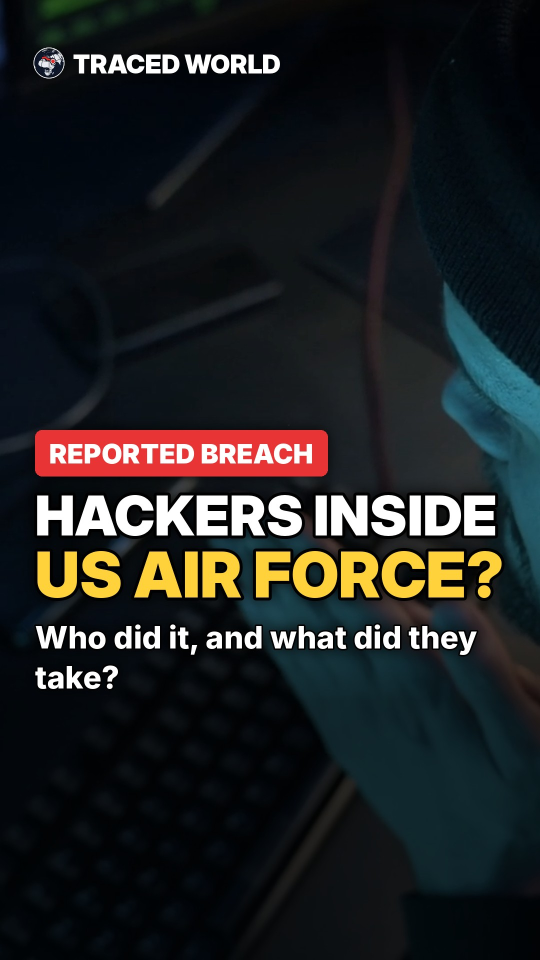
#> input picture traced-world-shorts/brief-28-nov/06-us-air-force-cloud-one-hack - THUMBNAIL.jpg, 1080 x 1920 px, given in place of mark_64.png, which was not available (shown at 1/2 size)
$ python thumbs.py 'brief-28-nov/06-us-air-force-cloud-one-hack - THUMBNAIL.jpg'
#> lines starting #> are read from the running program, lines starting #| are printed output that depends on the picture
### traced-world-shorts/render2.py
import json, math, subprocess, sys, os, wave
import numpy as np
from PIL import Image, ImageDraw, ImageFont, ImageFilter

W, H, FPS = 1080, 1920, 30
F = "/usr/share/fonts/opentype/inter/"
def font(name, size): return ImageFont.truetype(F + name, size)
NAVY0, NAVY1 = (7, 12, 24), (16, 28, 52)
RED, WHITE, MUTED, GOLD = (232, 52, 52), (245, 247, 250), (196, 206, 222), (255, 196, 70)
ML, MR = 84, 170  # margins (right side leaves room for Shorts buttons)
DUR = {"hook": 5.0, "text": 5.6, "stat": 5.0, "outro": 3.6}
FADE = 0.35

def ease(x): x = max(0, min(1, x)); return 1 - (1 - x) ** 3

def wrap(draw, text, fnt, maxw):
    words, lines, cur = text.split(), [], ""
    for w in words:
        t = (cur + " " + w).strip()
        if draw.textlength(t, font=fnt) <= maxw: cur = t
        else: lines.append(cur); cur = w
    lines.append(cur); return lines

# [12 lines left out: function base_bg, not called in this run]

# a fixed "traced route" that draws itself across the frame for the whole video
rng = np.random.default_rng(7)
ROUTE = [(-40, 1250)]
for i in range(14):
    px, py = ROUTE[-1]
    ROUTE.append((px + rng.uniform(60, 110), py + rng.uniform(-120, 90)))
# [7 lines left out: function route_upto, not called in this run]

def text_layer(d, xy, txt, fnt, rgb, a): d.text(xy, txt, font=fnt, fill=rgb + (int(255 * a),))

# [59 lines left out: function draw_scene, not called in this run]

_MARK = Image.open('/tmp/claude-0/-home-user-officialkeyshub/39654c7a-130c-5f84-a31f-97fde0cd2dfe/scratchpad/logo/mark_64.png').convert('RGBA')
# [58 lines left out: functions chrome, render_video, not called in this run]

CLIPS = os.path.join(os.path.dirname(os.path.abspath(__file__)), "clips")
TILES = os.path.join(os.path.dirname(os.path.abspath(__file__)), "tiles")
import glob, ssl, urllib.request
from concurrent.futures import ThreadPoolExecutor
def make_shade():
    a = np.zeros((H, 1), np.float32); y = np.linspace(0, 1, H)[:, None]
    a = 0.58 + 0.30 * np.clip(1 - y / 0.16, 0, 1) + 0.30 * np.clip((y - 0.62) / 0.2, 0, 1)
    a = np.clip(a, 0, 0.9)
    arr = np.zeros((H, W, 4), np.uint8); arr[..., :3] = (5, 9, 18); arr[..., 3] = (a * 255).astype(np.uint8)
    return Image.fromarray(arr, "RGBA")
SHADE = make_shade()
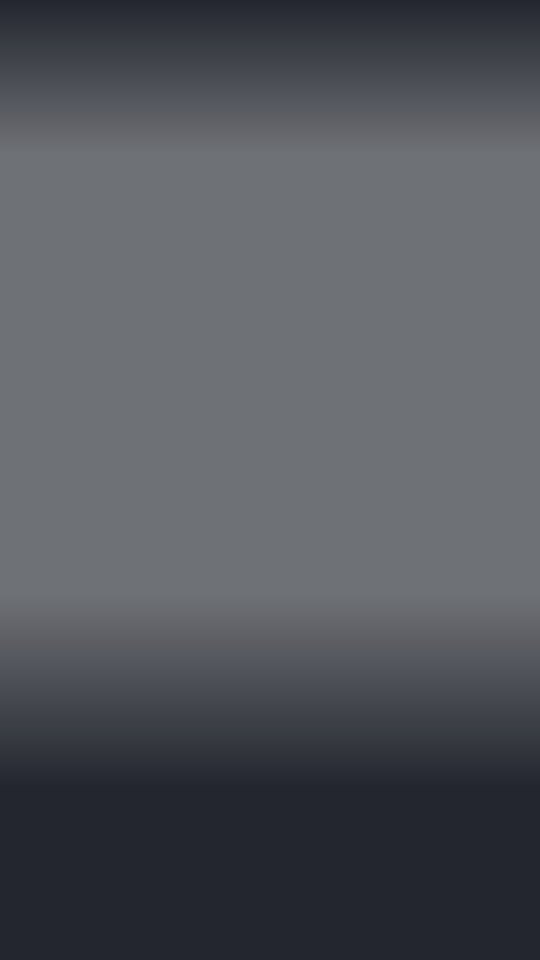
#> SHADE: PIL image 1080x1920 RGBA (shown at 1/2 size); mean R, G, B, A 5, 9, 18, 174.8; transparent parts drawn white
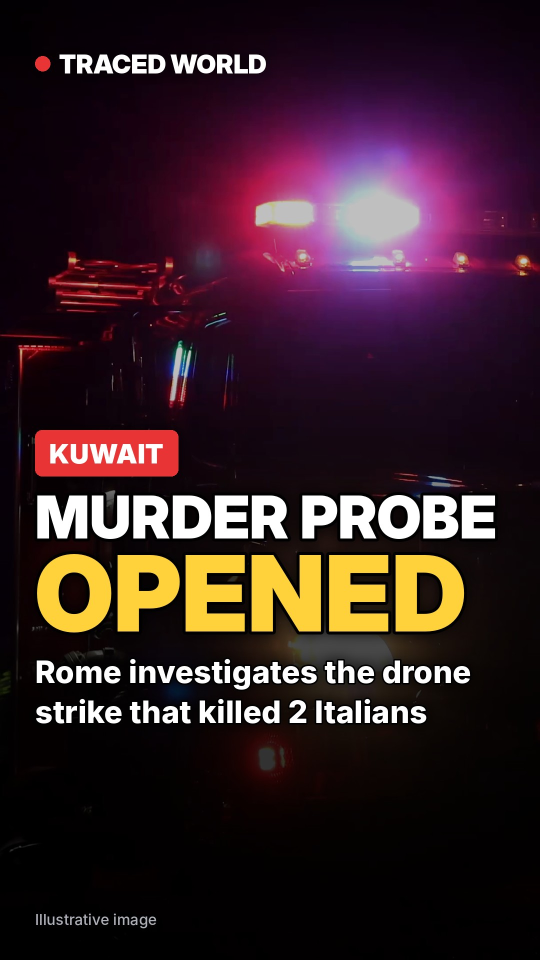
#> input picture traced-world-shorts/brief-28-nov/07-kuwait-drone-murder-probe - THUMBNAIL.jpg, 1080 x 1920 px, given in place of 10386895.png, which was not available (shown at 1/2 size)

class Clip:
    # [22 lines left out: functions __init__, frame, not called in this run]
    def decorate(self, d, t, dur):
        f = font("Inter-SemiBold.otf", 28); txt = "ILLUSTRATIVE FOOTAGE"
        d.text((W - ML - d.textlength(txt, font=f), 296), txt, font=f, fill=(200, 210, 225, 200))
    def close(self):
        self.p.stdout.close(); self.p.kill(); self.p.wait()

CTX = ssl.create_default_context(cafile="/root/.ccr/ca-bundle.crt") if os.path.exists("/root/.ccr/ca-bundle.crt") else None
# [13 lines left out: function tile, not called in this run]
PY = 1225
def world_px(lat, lon, z):
    n = 256 * 2 ** z; s = math.sin(math.radians(lat))
    return (lon + 180) / 360 * n, (0.5 - math.log((1 + s) / (1 - s)) / (4 * math.pi)) * n
# [9 lines left out: function mosaic, not called in this run]

class MapZoom:
    def __init__(self, spec, dur):
        self.lat, self.lon, self.z0, self.z1, self.label = spec; self.dur = dur
        self.levels = {z: mosaic(self.lat, self.lon, z) for z in range(int(self.z0), int(math.ceil(self.z1)) + 1)}
    # [27 lines left out: functions zoom, frame, decorate, not called in this run]
    def close(self): pass

# [5 lines left out: function media_source, not called in this run]

SR = 48000
def env_decay(n, tau): return np.exp(-np.arange(n) / (tau * SR))
def lowpass(x, k):
    c = np.cumsum(np.insert(x, 0, 0)); return (c[k:] - c[:-k]) / k
# [35 lines left out: function sound, not called in this run]

# [13 lines that do not run on import are left out]

### traced-world-shorts/thumbs.py
import sys, numpy as np
from PIL import Image, ImageDraw, ImageFont, ImageFilter, ImageEnhance, ImageOps
sys.argv = [sys.argv[0]]
import render2 as R
W, H = 1080, 1920
F = "/usr/share/fonts/opentype/inter/"
def f(n, s): return ImageFont.truetype(F + n, s)
RED, YEL, WHITE = (232, 52, 52), (255, 210, 60), (255, 255, 255)

def cover(im):
    im = ImageOps.fit(im.convert("RGB"), (W, H), Image.LANCZOS, centering=(0.5, 0.45))
#> im is the input picture: PIL image 1080x1920 RGB; mean R, G, B 54.4, 32.5, 38.4
    im = ImageEnhance.Contrast(im).enhance(1.15); im = ImageEnhance.Color(im).enhance(0.9)
#> after `im = ImageEnhance.Contrast(im).enhance(1.15)`:
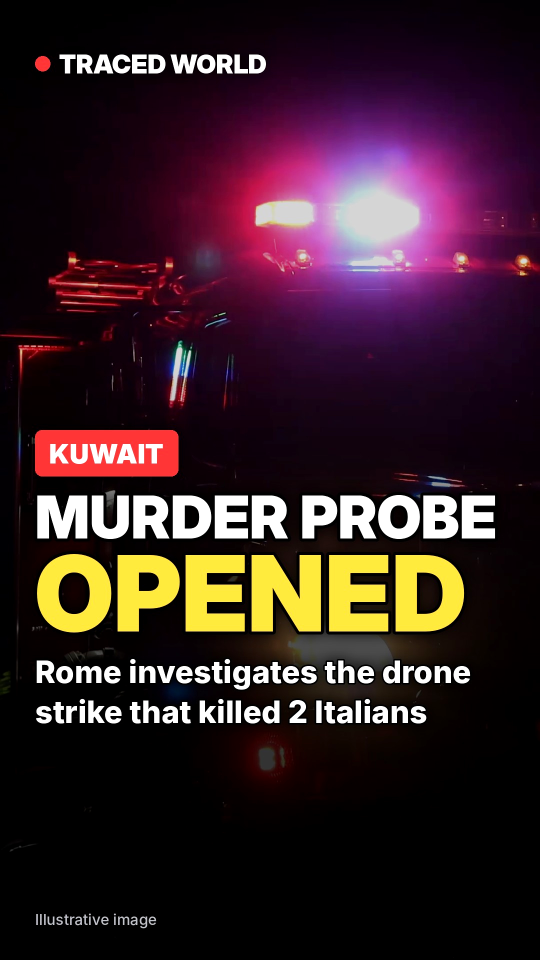
#> im: PIL image 1080x1920 RGB (shown at 1/2 size); mean R, G, B 54.3, 32.2, 38
    return im

def shade(im):
    y = np.linspace(0, 1, H)[:, None]
#> y = 1920 values from 0 to 1
    a = 0.25 + 0.55 * np.clip((y - 0.38) / 0.35, 0, 1) + 0.35 * np.clip(1 - y / 0.12, 0, 1)
#> a = 1920 values, max 0.8 at index 1401, min 0.25 at index 231, mean 0.516
    arr = np.asarray(im).astype(np.float32) * (1 - np.clip(a, 0, 0.85))[..., None]
    return Image.fromarray(arr.astype(np.uint8)).convert("RGBA")

def fit_font(d, text, maxw, start, name="InterDisplay-Black.otf"):
    s = start
    while d.textlength(text, font=f(name, s)) > maxw: s -= 4
    return f(name, s)

def make(bg, kicker, lines, sub, out, pin=None, note=""):
    im = shade(cover(bg)); W2 = W - 2 * 70
    txt = Image.new("RGBA", (W, H)); d = ImageDraw.Draw(txt)
#> after `txt = Image.new('RGBA', (W, H))`: txt: PIL image 1080x1920 RGBA; every value is 0
    if pin:
        cx, cy = pin
        for r, a in [(70, 90), (46, 160)]: d.ellipse([cx-r, cy-r, cx+r, cy+r], outline=RED + (a,), width=8)
        d.ellipse([cx-22, cy-22, cx+22, cy+22], fill=RED + (255,), outline=WHITE + (255,), width=6)
    # brand
    _m = Image.open("/tmp/claude-0/-home-user-officialkeyshub/39654c7a-130c-5f84-a31f-97fde0cd2dfe/scratchpad/logo/mark_72.png").convert("RGBA"); txt.paste(_m, (62, 90), _m)
#> after `txt.paste(_m, (62, 90), _m)`:
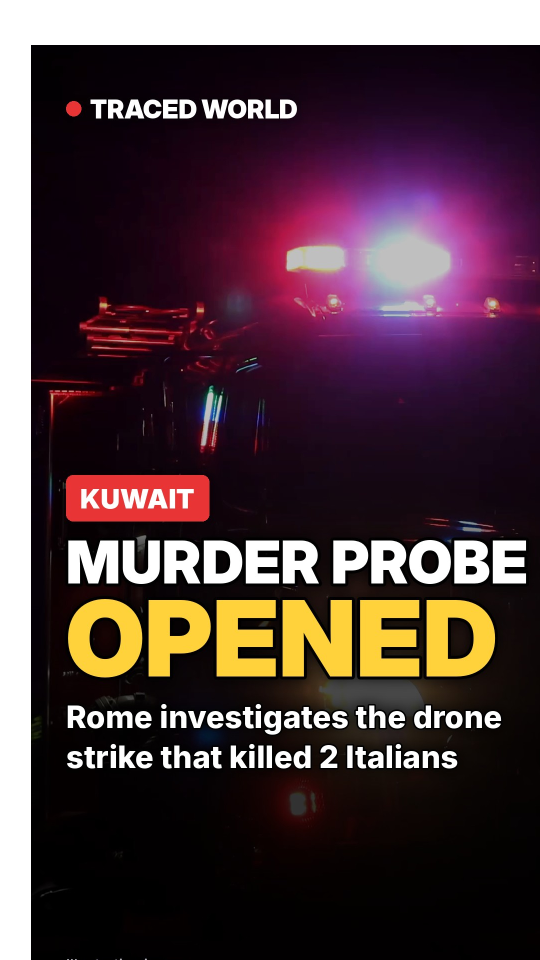
#> txt: PIL image 1080x1920 RGBA (shown at 1/2 size); mean R, G, B, A 53.1, 32.1, 37.4, 229.1; transparent parts drawn white
    d.text((146, 96), "TRACED WORLD", font=f("InterDisplay-Black.otf", 52), fill=WHITE + (255,))
    # hook block, bottom-centre-ish (above Shorts UI)
    y = 860
    kf = f("Inter-Black.otf", 54); kw = d.textlength(kicker, font=kf)
#> after `kw = d.textlength(kicker, font=kf)`: kw = 442.5
    d.rounded_rectangle([70, y, 70 + kw + 56, y + 92], 14, fill=RED + (255,))
    d.text((98, y + 14), kicker, font=kf, fill=WHITE + (255,)); y += 130
    for text, col in lines:
        hf = fit_font(d, text, W2, 210)
        bb = d.textbbox((0, 0), text, font=hf)
        d.text((70, y - bb[1]), text, font=hf, fill=col + (255,), stroke_width=6, stroke_fill=(0, 0, 0, 255))
        y += bb[3] - bb[1] + 30
#> this loop made 2 passes
#> (text, col, bb, y) on passes 1 to 2: ('SAUDI OIL', (255, 255, 255), (0, 45, 923, 187), 1162), ('GIANT HIT?', (255, 210, 60), (0, 38, 935, 163), 1317)
#> after the loop, y = 1317
    sf = f("Inter-ExtraBold.otf", 62)
    for ln in R.wrap(d, sub, sf, W2):
#> in wrap, `words, lines, cur = text.split(), [], ""`: words = ['Strike', 'claimed', 'on', 'the', "kingdom's", 'biggest', 'refinery']; cur = ''
        d.text((70, y + 10), ln, font=sf, fill=WHITE + (255,), stroke_width=3, stroke_fill=(0, 0, 0, 255)); y += 80
#> this loop made 2 passes
#> after the loop, y = 1477
    d.text((70, 1820), note, font=f("Inter-Medium.otf", 30), fill=(220, 225, 235, 200))
    sh = txt.getchannel("A").filter(ImageFilter.GaussianBlur(14))
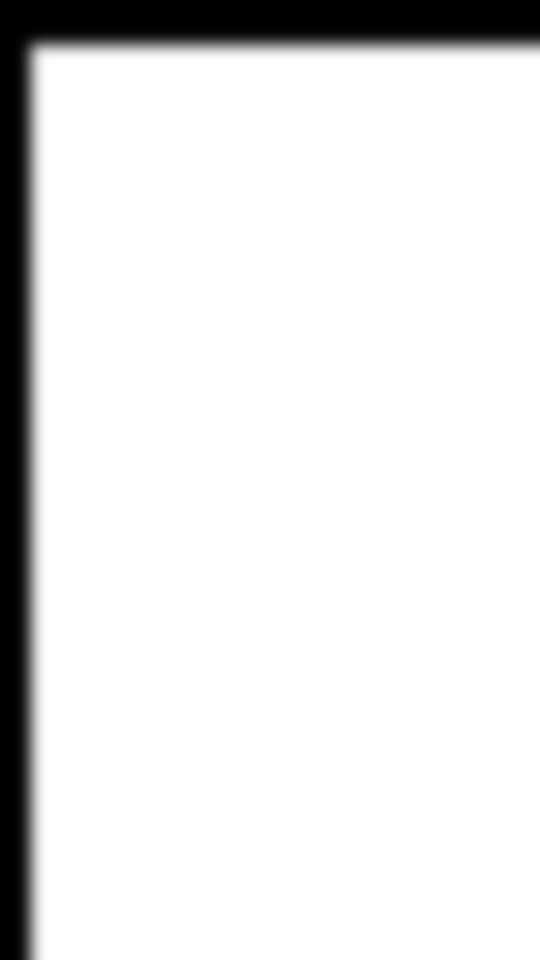
#> sh: PIL image 1080x1920 L (shown at 1/2 size); min 0, max 255, mean 229.1
    shl = Image.new("RGBA", (W, H), (0, 0, 0, 0)); shl.putalpha(sh.point(lambda v: int(v * 0.8)))
#> after `shl.putalpha(sh.point(lambda v: int(v * 0.8)))`:
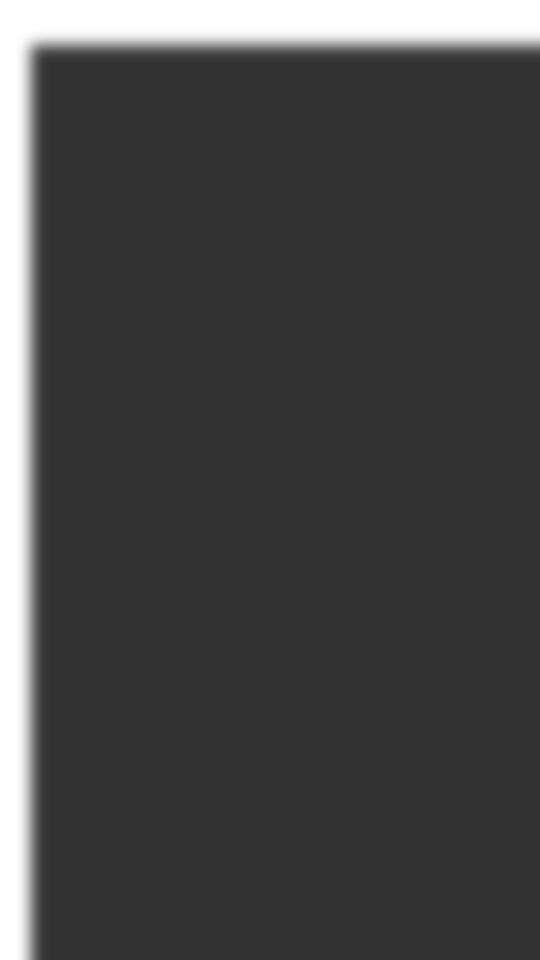
#> shl: PIL image 1080x1920 RGBA (shown at 1/2 size); mean R, G, B, A 0, 0, 0, 183.2; transparent parts drawn white
    im = Image.alpha_composite(Image.alpha_composite(im, shl), txt).convert("RGB")
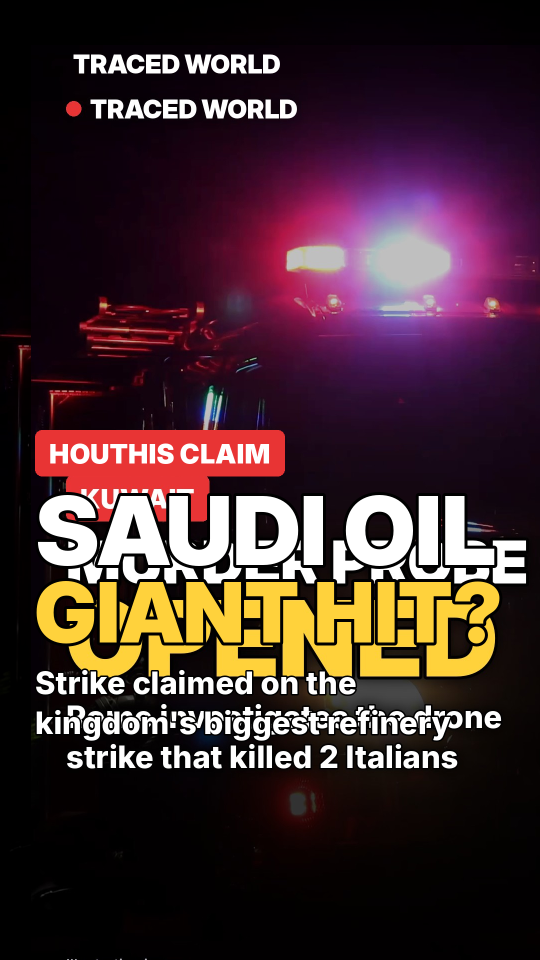
#> im: PIL image 1080x1920 RGB (shown at 1/2 size); mean R, G, B 68.4, 45.2, 48.3
    im.save(out, quality=90, optimize=True)

o = sys.stdin.readline().strip()
S = "thumbsrc/"
make(Image.open(S+"10386895.png"), "HOUTHIS CLAIM", [("SAUDI OIL", WHITE), ("GIANT HIT?", YEL)], "Strike claimed on the kingdom's biggest refinery", o+"/01-houthis-saudi-refinery - THUMBNAIL.jpg")
#> (the run stopped early here; a loop or call above may not have finished)
